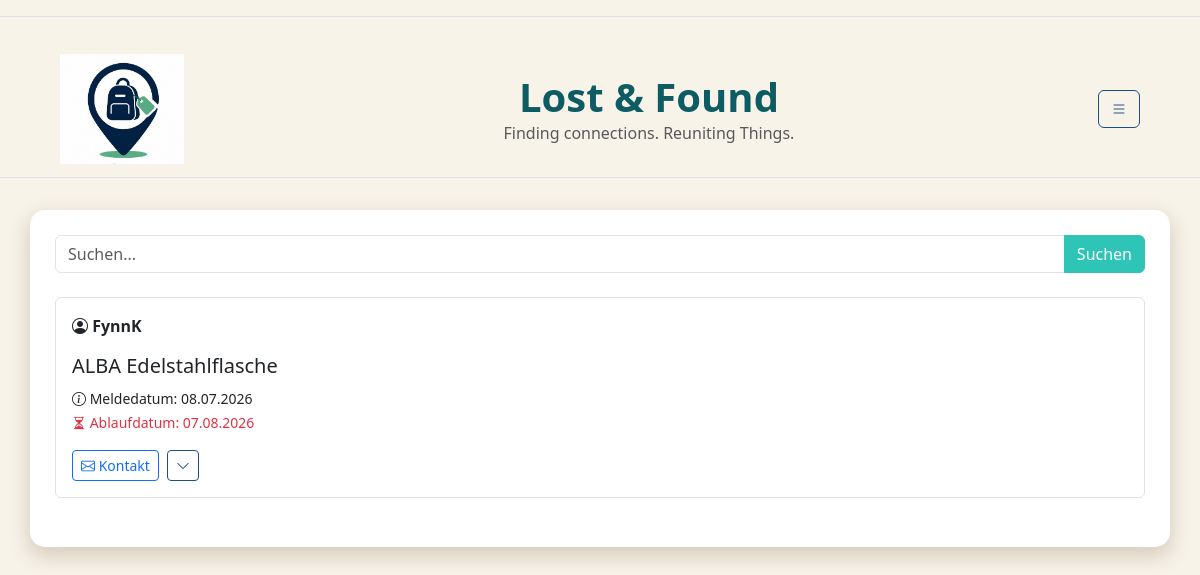
The app's page /home (signed in) with its own data.
### db.py (models this page shows)
class Post(db.Model):
    __tablename__ = "post"
    post_id = db.Column(db.Integer,primary_key=True)
    user_id = db.Column(db.Integer,db.ForeignKey("standardUser.user_id"))
    fundbuero_id = db.Column(db.Integer,db.ForeignKey("fundbuero.fundbuero_id"))
    titel = db.Column(db.String,nullable=False)
    meldedatum = db.Column(db.Date)
    verlustdatum = db.Column(db.Date)
    ablaufdatum = db.Column(db.Date)
    schliessdatum = db.Column(db.Date)
    verlustort = db.Column(db.String)
    beschreibung = db.Column(db.Text)
    status = db.Column(db.String,default="laufend")
    views = db.Column(db.Integer,default=0 )
    user = db.relationship("StandardUser",back_populates="posts")
    fundbuero = db.relationship("Fundbuero",back_populates="posts")

class StandardUser(db.Model):
    __tablename__ = "standardUser"
    user_id = db.Column( db.Integer, primary_key=True )
    fundbuero_id = db.Column( db.Integer, db.ForeignKey("fundbuero.fundbuero_id"), nullable=True)
    campus_id = db.Column( db.String, db.ForeignKey("campus.campus_id") )
    name = db.Column( db.String)
    benutzername = db.Column( db.String, unique=True)
    telefonnummer = db.Column(db.String)
    standardtext = db.Column(db.Text)
    passwort = db.Column(db.String,nullable=False)
    hwr_mail = db.Column(db.String, unique=True,nullable=False )
    is_admin = db.Column(db.Boolean, default=False)
    campus = db.relationship("Campus",back_populates="users")
    posts = db.relationship( "Post",back_populates="user")

### app.py (the view)
@app.route("/home")
def home():
    if "user_id" not in session:
        flash("Bitte zuerst einloggen!", "warning")
        return redirect(url_for("login"))
    form = forms.Suchleiste()
    user = db.session.get(StandardUser, session["user_id"])
    posts = db.session.execute(
    db.select(Post).where(
        Post.ablaufdatum >= date.today(),
        Post.status == "laufend"
    )
).scalars()
    return render_template("home.html", posts=posts, form=form, user=user)

### forms.py
class Suchleiste(FlaskForm):
  suchfeld = StringField( "Suchbegriff",
       validators=[InputRequired()]
  )
  submit = SubmitField("Suchen")

### templates/home.html (shortened to what this page needs)
{% extends "base.html" %}
{% block CONTENT %}
<form method="POST" action="{{ url_for('suche') }}" class="mb-4">
    <div class="input-group">
        {{ form.suchfeld(class="form-control", placeholder="Suchen...") }}
        {{ form.submit(class="btn btn-primary") }}
    </div>
</form>
{% for post in posts %}
    {% if session.get('is_admin') or post.user.campus_id == user.campus_id %}
        <div class="border rounded p-3 mb-4">
            <strong>
                <i class="bi bi-person-circle"></i>
                {{ post.user.benutzername }}
            </strong>
            <h5 class="mt-3">{{ post.titel }}</h5>
            <small>
                <i class="bi bi-info-circle"></i>
                Meldedatum: {{ post.meldedatum.strftime('%d.%m.%Y') }}
            </small>
            <br>
            <small class="text-danger">
                <i class="bi bi-hourglass-split"></i>
                Ablaufdatum: {{ post.ablaufdatum.strftime('%d.%m.%Y') }}
            </small>
            <div class="mt-3 d-flex align-items-center gap-2">
                <a href="mailto:{{ post.user.hwr_mail }}?subject=Gefunden: {{ post.titel|urlencode }}&body=Hallo, ich habe deinen Gegenstand gefunden." class="btn btn-outline-primary btn-sm">
                    <i class="bi bi-envelope"></i> Kontakt
                </a>
                <a href="{{ url_for('post_detail', post_id=post.post_id) }}" class="btn btn-outline-secondary btn-sm">
                 <i class="bi bi-chevron-down"></i>
</a>
            </div>
        </div>
    {% endif %}
{% endfor %}
{% endblock %}

### static/css/style.css (style rules this page uses)
body { background-color: var(--color-main) !important; }
.btn-primary { background-color: var(--color-accent1) !important; border-color: var(--color-accent1) !important; }
.btn-outline-secondary { color: var(--color-accent2) !important; border-color: var(--color-accent2) !important; }

### static/css/color.css (style rules this page uses)
:root { --color-main: rgb(247, 243, 233); --color-shadow: rgb(215, 205, 190); --color-highlight: rgb(13, 92, 99); --color-accent1: rgb(46, 196, 182); --color-accent2: rgb(29, 78, 137); }

### records on screen
Post: user.benutzername "FynnK", titel "ALBA Edelstahlflasche", meldedatum "08.07.2026", ablaufdatum "07.08.2026"
